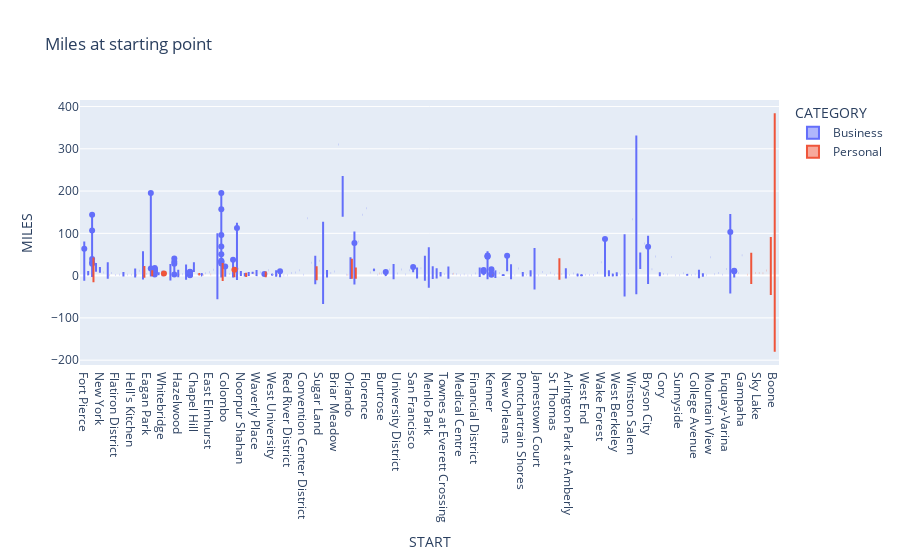

Source (notebook cell):
### Code cell
px.violin(df,x='START',y='MILES',color='CATEGORY',title='Miles at starting point')

### Figure 1 — Plotly figure (JSON) as saved in the notebook; plotly's stock layout.template omitted (floating-point values rounded to 4 significant figures; data arrays with more than 128 entries replaced by an {"elided": "..."} marker saying what was removed)
{"data": [{"alignmentgroup": "True", "box": {"visible": false}, "hovertemplate": "CATEGORY=Business<br>START=%{x}<br>MILES=%{y}<extra></extra>", "legendgroup": "Business", "marker": {"color": "#636efa"}, "name": "Business", "offsetgroup": "Business", "orientation": "v", "scalegroup": "True", "showlegend": true, "type": "violin", "x": {"elided": "1078 str values"}, "x0": " ", "xaxis": "x", "y": {"elided": "1078 float values"}, "y0": " ", "yaxis": "y"}, {"alignmentgroup": "True", "box": {"visible": false}, "hovertemplate": "CATEGORY=Personal<br>START=%{x}<br>MILES=%{y}<extra></extra>", "legendgroup": "Personal", "marker": {"color": "#EF553B"}, "name": "Personal", "offsetgroup": "Personal", "orientation": "v", "scalegroup": "True", "showlegend": true, "type": "violin", "x": ["Whitebridge", "Northwoods", "Tanglewood", "Preston", "East Elmhurst", "Jackson Heights", "Islamabad", "Islamabad", "Islamabad", "Unknown Location", "Unknown Location", "Islamabad", "Islamabad", "R?walpindi", "Westpark Place", "Whitebridge", "Westpark Place", "Hazelwood", "Whitebridge", "Whitebridge", "Weston", "Morrisville", "Whitebridge", "South Congress", "Downtown", "Houston", "Houston", "Sharpstown", "Sharpstown", "Midtown", "Morrisville", "Whitebridge", "Whitebridge", "Preston", "Whitebridge", "Couples Glen", "Kissimmee", "Lake Reams", "Orlando", "Orlando", "Kissimmee", "Couples Glen", "Orlando", "Kissimmee", "Sand Lake Commons", "Sky Lake", "Orlando", "Kissimmee", "Kissimmee", "Kissimmee", "Lakeview", "Kenner", "Morrisville", "Cary", "Morrisville", "Morrisville", "Cary", "Banner Elk", "Banner Elk", "Banner Elk", "Elk Park", "Banner Elk", "Banner Elk", "Newland", "Newland", "Boone", "Banner Elk", "Banner Elk", "Boone", "Cary", "Morrisville", "Northwoods", "Preston", "Chessington", "Whitebridge", "Edgehill Farms", "Preston"], "x0": " ", "xaxis": "x", "y": [5.3, 3, 5.1, 1.5, 2.7, 1.8, 1.5, 1, 13.6, 2.5, 14.4, 3, 1.5, 16.5, 1.7, 1.9, 4.2, 2, 2.1, 2.2, 4.2, 3.5, 1.6, 1.9, 1.7, 4.9, 12.6, 10.4, 1.2, 1, 8.1, 1.4, 1.7, 1.6, 2, 6.7, 8.8, 1.2, 6.9, 7.3, 3.6, 27.2, 25.7, 13.6, 6.2, 6, 13.8, 0.7, 5.5, 5.1, 5.5, 1.4, 8.7, 23.5, 2.2, 4.4, 3.3, 8.3, 3.2, 22.4, 12.2, 4.5, 28.1, 3.8, 41.9, 23.8, 13, 15.1, 180.2, 4.1, 6.1, 3.3, 4.7, 4.8, 2.8, 1.4, 1.4], "y0": " ", "yaxis": "y"}], "layout": {"legend": {"title": {"text": "CATEGORY"}, "tracegroupgap": 0}, "title": {"text": "Miles at starting point"}, "violinmode": "group", "xaxis": {"anchor": "y", "domain": [0, 1], "title": {"text": "START"}}, "yaxis": {"anchor": "x", "domain": [0, 1], "title": {"text": "MILES"}}}}
